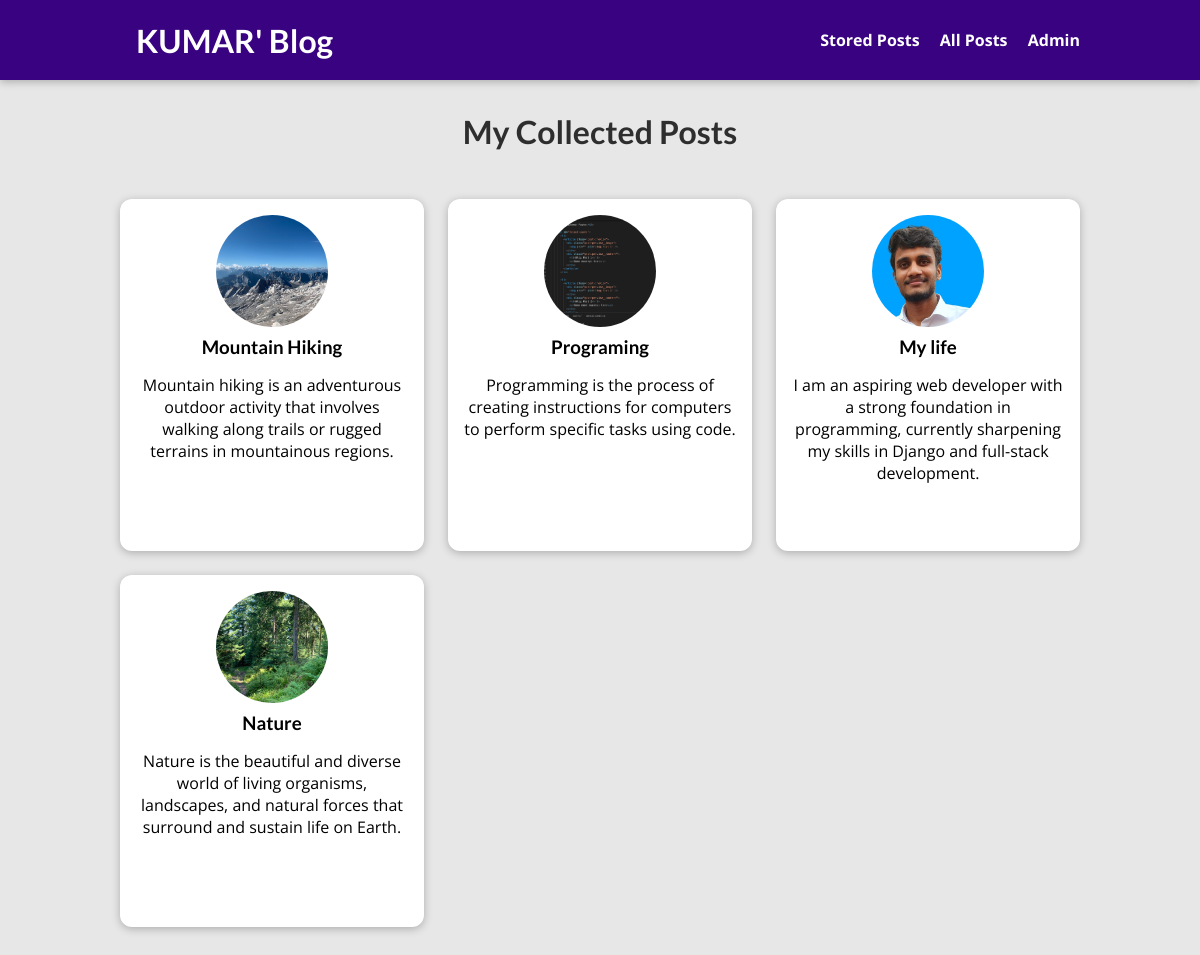
The page /posts on the database its author committed.
### blog/models.py (models this page shows, shortened)
class Post(models.Model):
    title = models.CharField(max_length=150)
    excerpt = models.CharField(max_length=200)
    image = models.ImageField(upload_to="posts", null=True)
    date = models.DateField(auto_now=True)
    slug = models.SlugField(unique=True, db_index=True)
    content = models.TextField(validators=[MinLengthValidator(10)])
    author = models.ForeignKey(
        Author, on_delete=models.SET_NULL, null=True, related_name="posts")
    tags = models.ManyToManyField(Tag)

### blog/views.py (the view)
# urls.py: path("posts", views.AllPostsView.as_view(), name="posts-page"),
class AllPostsView(ListView):
    template_name = "blog/all-posts.html"
    model = Post
    ordering = ["-date"]
    context_object_name = "all_posts"

### blog/templates/blog/all-posts.html (shortened to what this page needs)
{% extends "base.html" %}
{% load static %}
{% block css_files %}
  <link rel="stylesheet" href="{% static "blog/post.css" %}" />
  <link rel="stylesheet" href="{% static "blog/all-posts.css" %}" />
{% endblock %}
{% block content %}
<section id="all-posts">
  <h2>My Collected Posts</h2>
  <ul>
    {% for post in all_posts %}
      {% include "blog/includes/post.html" %}
    {% endfor %}
  </ul>
</section>
{% endblock %}

### blog/templates/blog/includes/post.html
<li>
  <article class="post">
    <a href="{% url "post-detail-page" post.slug %}">
      <img src="{{ post.image.url }}" alt="{{ post.title }}"
      />
      <div class="post__content">
        <h3>{{ post.title }}</h3>
        <p>
          {{ post.excerpt }}
        </p>
      </div>
    </a>
  </article>
</li>

### static/app.css (style rules this page uses)
* { box-sizing: border-box; }
html { font-family: 'Open Sans', 'Lato', sans-serif; }
body { margin: 0; }
h1, h2, h3 { font-family: 'Lato', sans-serif; font-weight: bold; }

### blog/static/blog/post.css (style rules this page uses)
.post { display: flex; flex-direction: column; align-items: center; text-align: center; }
.post a { text-decoration: none; color: black; transition: all 0.2s ease; padding: 1rem; }
.post img { width: 5rem; height: 5rem; object-fit: cover; border-radius: 50%; }
.post h3 { margin: 0.25rem 0; }

### blog/static/blog/all-posts.css (style rules this page uses)
body { background-color: #e7e7e7; }
#all-posts { margin: 7rem auto; width: 90%; max-width: 60rem; }
#all-posts h2 { text-align: center; font-size: 2rem; color: #2e2e2e; margin: 3rem 0; }
ul { list-style: none; margin: 0; padding: 0; display: grid; grid-template-columns: repeat(auto-fill, minmax(17rem, 1fr)); gap: 1.5rem; }
.post img { width: 7rem; height: 7rem; }
.post a { height: 22rem; transform-origin: center; box-shadow: 0 2px 8px rgba(0, 0, 0, 0.25); border-radius: 12px; background-color: white; }

### rows shown on the page
Post: image (picture), title "Mountain Hiking", excerpt "Mountain hiking is an adventurous outdoor activity that involves walking along trails or rugged terrains in mountainous regions."
Post: image (picture), title "Programing", excerpt "Programming is the process of creating instructions for computers to perform specific tasks using code."
Post: image (picture), title "My life", excerpt "I am an aspiring web developer with a strong foundation in programming, currently sharpening my skills in Django and full-stack development."
Post: image (picture), title "Nature", excerpt "Nature is the beautiful and diverse world of living organisms, landscapes, and natural forces that surround and sustain life on Earth."
